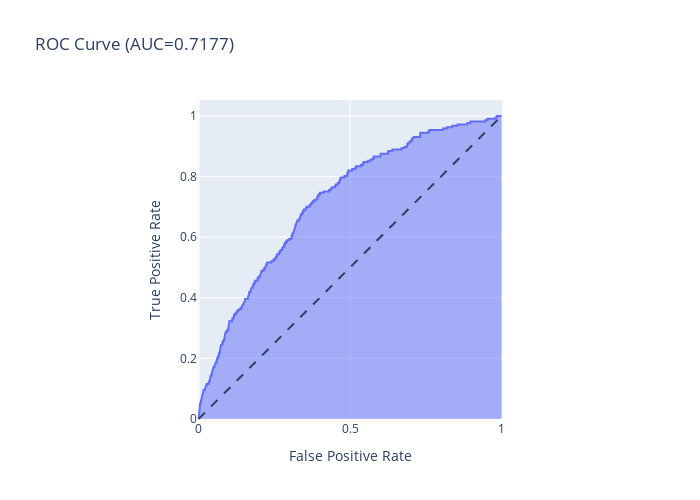

Notebook code for this chart:
### Code cell
from sklearn.metrics import roc_curve, auc


fpr, tpr, thresholds = roc_curve(test[y_col], XG_Proba)

#Plot ROC AUC Curve 
fig = px.area(
    x=fpr, y=tpr,
    title=f'ROC Curve (AUC={auc(fpr, tpr):.4f})',
    labels=dict(x='False Positive Rate', y='True Positive Rate'),
    width=700, height=500
)
fig.add_shape(
    type='line', line=dict(dash='dash'),
    x0=0, x1=1, y0=0, y1=1
)

fig.update_yaxes(scaleanchor="x", scaleratio=1)
fig.update_xaxes(constrain='domain')
fig.show()

### Figure 1 — Plotly figure (JSON) as saved in the notebook; plotly's stock layout.template omitted (floating-point values rounded to 4 significant figures; data arrays with more than 128 entries replaced by an {"elided": "..."} marker saying what was removed)
{"data": [{"hovertemplate": "False Positive Rate=%{x}<br>True Positive Rate=%{y}<extra></extra>", "legendgroup": "", "line": {"color": "#636efa"}, "mode": "lines", "name": "", "orientation": "v", "showlegend": false, "stackgroup": "1", "type": "scatter", "x": {"elided": "5337 float values"}, "xaxis": "x", "y": {"elided": "5337 float values"}, "yaxis": "y"}], "layout": {"height": 500, "legend": {"tracegroupgap": 0}, "shapes": [{"line": {"dash": "dash"}, "type": "line", "x0": 0, "x1": 1, "y0": 0, "y1": 1}], "title": {"text": "ROC Curve (AUC=0.7177)"}, "width": 700, "xaxis": {"anchor": "y", "constrain": "domain", "domain": [0, 1], "title": {"text": "False Positive Rate"}}, "yaxis": {"anchor": "x", "domain": [0, 1], "scaleanchor": "x", "scaleratio": 1, "title": {"text": "True Positive Rate"}}}}
